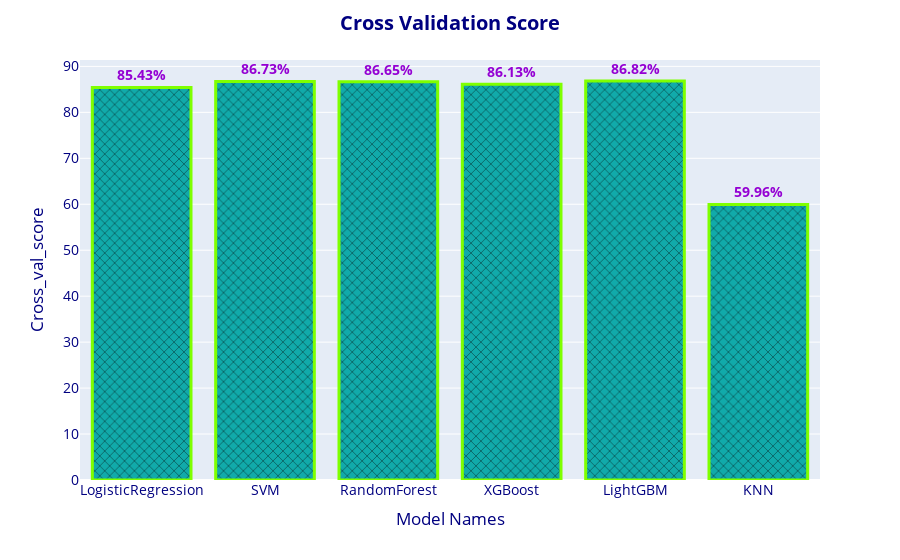

The notebook cell this image was saved under:
### Code cell
f=px.bar(perf_df_cv,y='cross_val_score',text_auto=True)
f.update_traces(textposition='outside',textfont=dict(color='darkviolet'),texttemplate='<b>%{y:.2f}%',marker=dict(color='#11aaaa',pattern=dict(shape='x',size=7,
                                                                                                         fgcolor='black',bgcolor='#11aaaa'),line=dict(color='chartreuse', width=3)))
f.update_layout(title_x=0.5,title_text='<b>Cross Validation Score',font=dict(color='navy',size=14),xaxis=dict(title='Model Names'),yaxis=dict(title='Cross_val_score'))

### Figure 1 — Plotly figure (JSON) as saved in the notebook; plotly's stock layout.template omitted (floating-point values rounded to 4 significant figures)
{"data": [{"alignmentgroup": "True", "hovertemplate": "index=%{x}<br>cross_val_score=%{y}<extra></extra>", "legendgroup": "", "marker": {"color": "#11aaaa", "line": {"color": "chartreuse", "width": 3}, "pattern": {"bgcolor": "#11aaaa", "fgcolor": "black", "shape": "x", "size": 7}}, "name": "", "offsetgroup": "", "orientation": "v", "showlegend": false, "textfont": {"color": "darkviolet"}, "textposition": "outside", "texttemplate": "<b>%{y:.2f}%", "type": "bar", "x": ["LogisticRegression", "SVM", "RandomForest", "XGBoost", "LightGBM", "KNN"], "xaxis": "x", "y": [85.43, 86.73, 86.65, 86.13, 86.82, 59.96], "yaxis": "y"}], "layout": {"barmode": "relative", "font": {"color": "navy", "size": 14}, "legend": {"tracegroupgap": 0}, "margin": {"t": 60}, "title": {"text": "<b>Cross Validation Score", "x": 0.5}, "xaxis": {"anchor": "y", "domain": [0, 1], "title": {"text": "Model Names"}}, "yaxis": {"anchor": "x", "domain": [0, 1], "title": {"text": "Cross_val_score"}}}}
